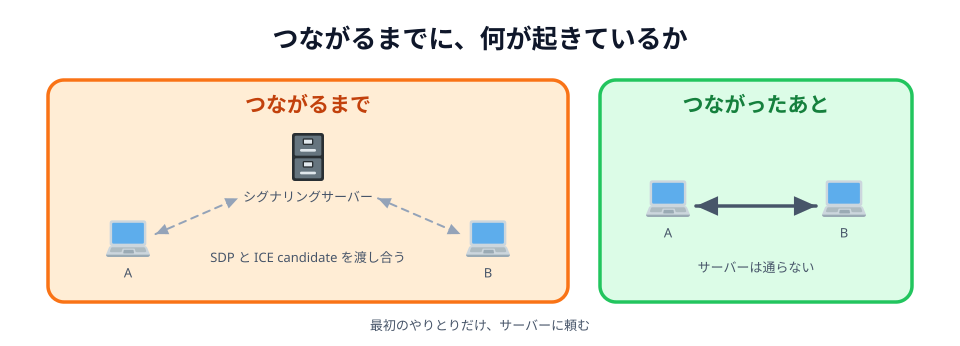

This chart was generated by the following Python code:
# 00-thumbnail.svg
# スキーマ: SPLITTING（つながるまで / つながったあと を並べる）
#          + SOURCE-PATH-GOAL（つながるまではサーバー経由）+ LINK（つながったあとは直接）
# 渡し合うもの（SDP と ICE candidate）を名指しして、この節で見るものを先に見せる

import sys
sys.path.insert(0, "/Users/seekseep/.claude/skills/genfig")
from genfig import Canvas, PALETTE

c = Canvas(960, 346)
c.text(480, 48, "つながるまでに、何が起きているか", scale="xl")

# --- つながるまで -------------------------------------------------------
c.sticky(48, 80, 520, 222, color="orange")
c.text(308, 112, "つながるまで", scale="lg", fill=PALETTE["orange"]["text"])

sv = c.node(308, 168, "シグナリングサーバー", emoji_cp="1f5c4", w=64, h=56,
            label_scale="sm")
a1 = c.node(128, 246, "A", emoji_cp="1f4bb", w=60, h=52, label_scale="sm")
b1 = c.node(488, 246, "B", emoji_cp="1f4bb", w=60, h=52, label_scale="sm")
c.link(a1, sv, dash="dashed", primary=False, both=True)
c.link(sv, b1, dash="dashed", primary=False, both=True)
c.text(308, 262, "SDP と ICE candidate を渡し合う", scale="sm")

# --- つながったあと -----------------------------------------------------
c.sticky(600, 80, 312, 222, color="green")
c.text(756, 112, "つながったあと", scale="lg", fill=PALETTE["green"]["text"])

a2 = c.node(668, 206, "A", emoji_cp="1f4bb", w=60, h=52, label_scale="sm")
b2 = c.node(844, 206, "B", emoji_cp="1f4bb", w=60, h=52, label_scale="sm")
c.link(a2, b2, both=True)
c.text(756, 272, "サーバーは通らない", scale="sm")

c.text(480, 330, "最初のやりとりだけ、サーバーに頼む", scale="sm")

c.save("00-thumbnail.svg")
